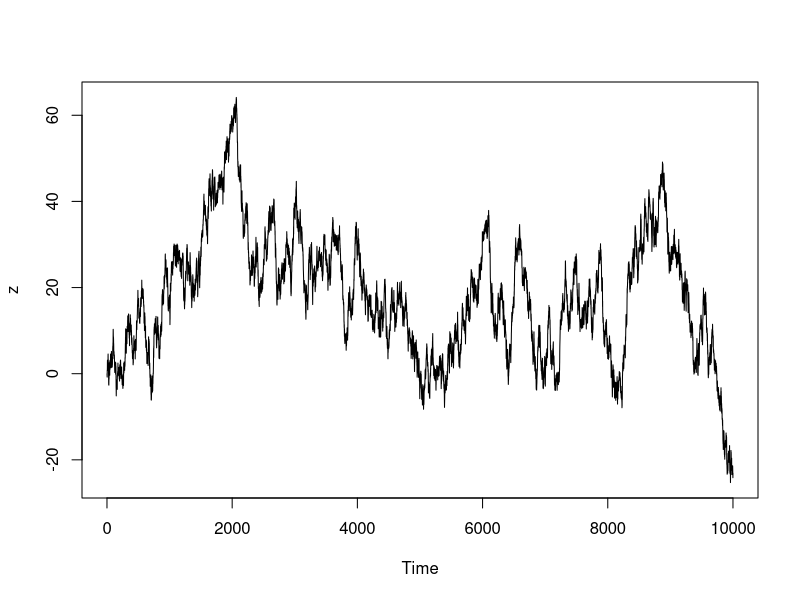
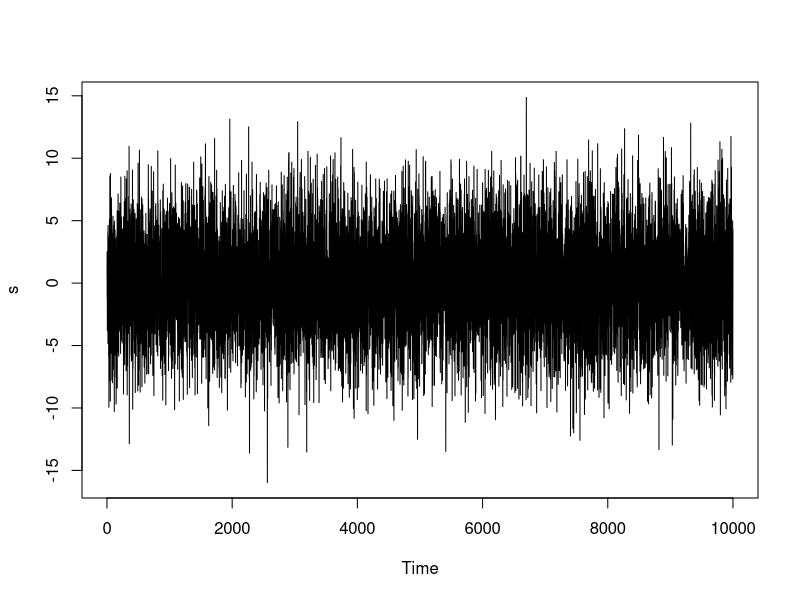

Write the R code that produced these figures, in order.
library(urca)
library(tseries)

## Generate random walk
set.seed(123)
z <- rep(0, 10000)
for (i in 2:10000) z[i] <- z[i-1] + rnorm(1)
ts.plot(z)


### VAR
p <- q <- r <- rep(0, 10000)
p <- 0.3*z + rnorm(10000)
q <- 0.6*z + rnorm(10000)
r <- 0.2*z + rnorm(10000)


## Johansen procedure
jotest=ca.jo(data.frame(p,q,r), type="trace", K=2, ecdet="none", spec="longrun")
summary(jotest) 

s = 1.000*p + 0.7064995*q -3.6156063*r
ts.plot(s)

adf.test(s)
